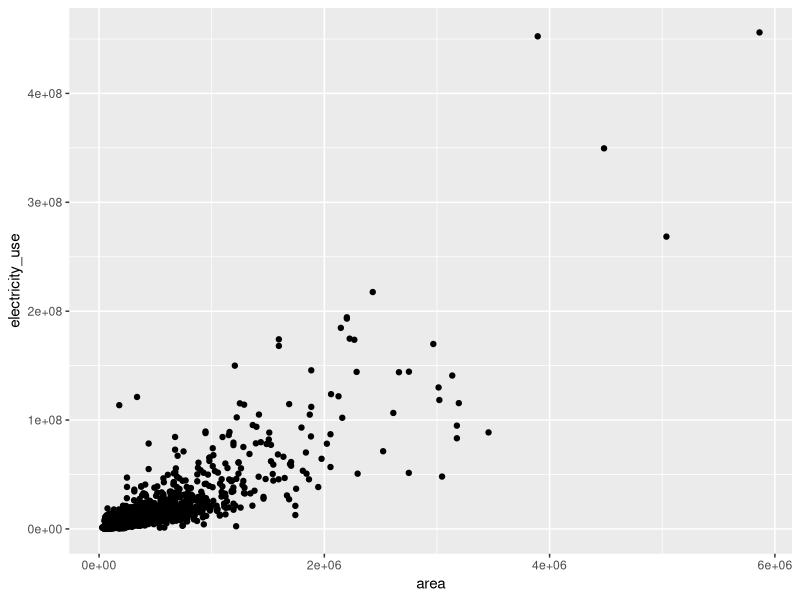
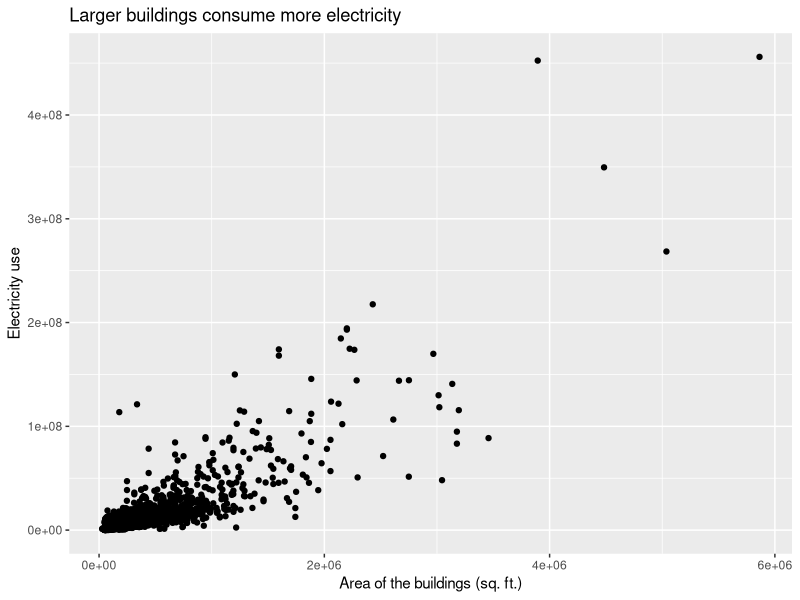
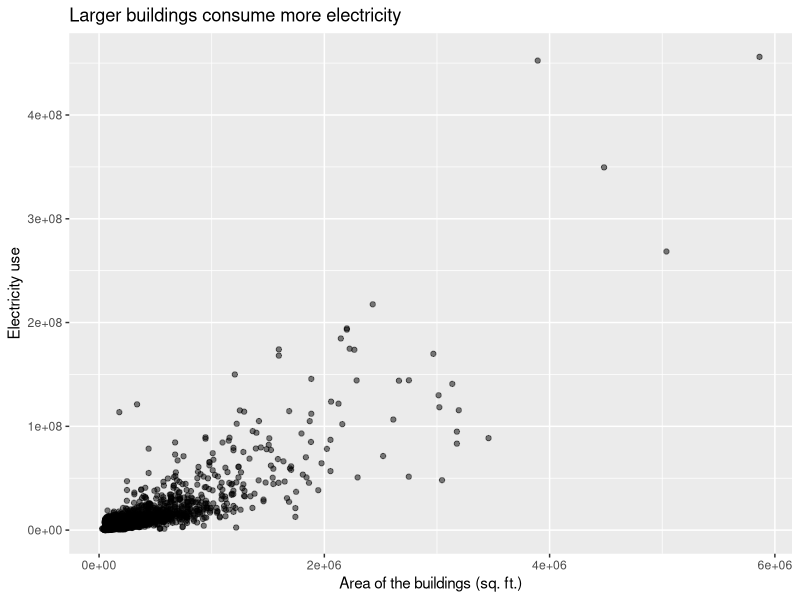
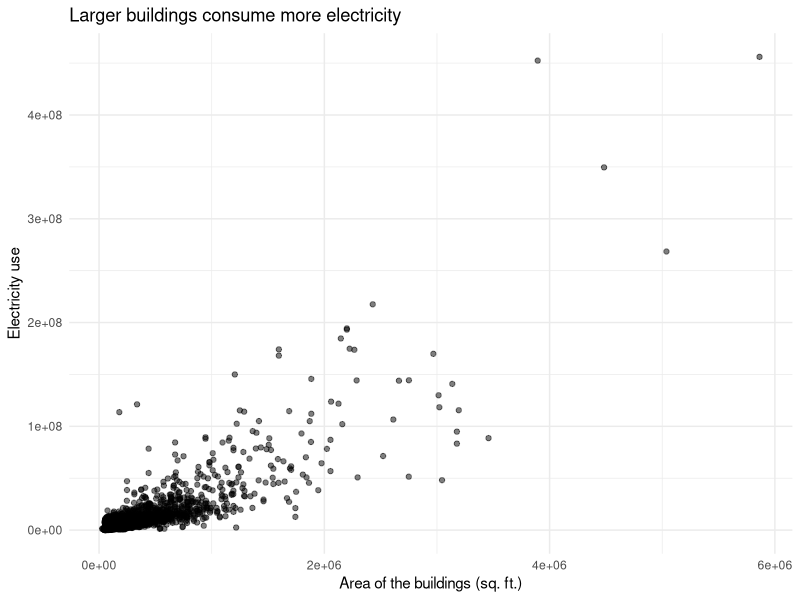
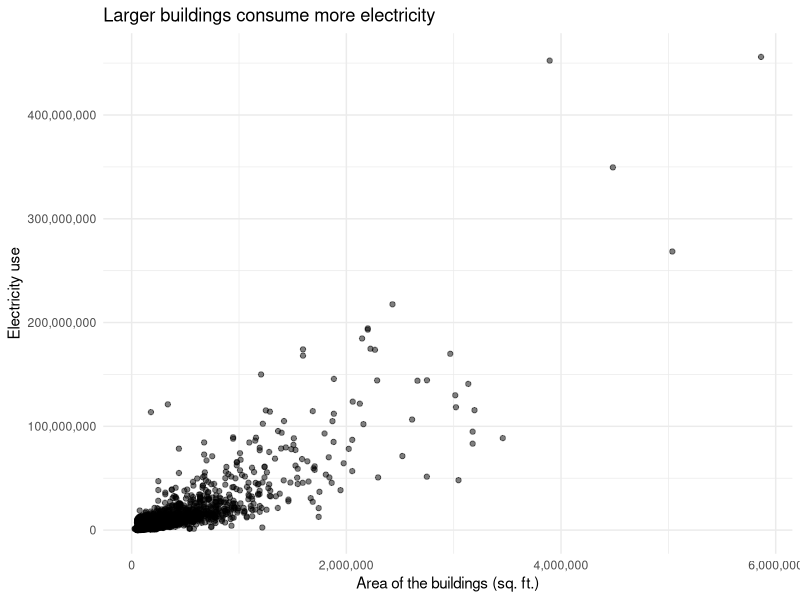
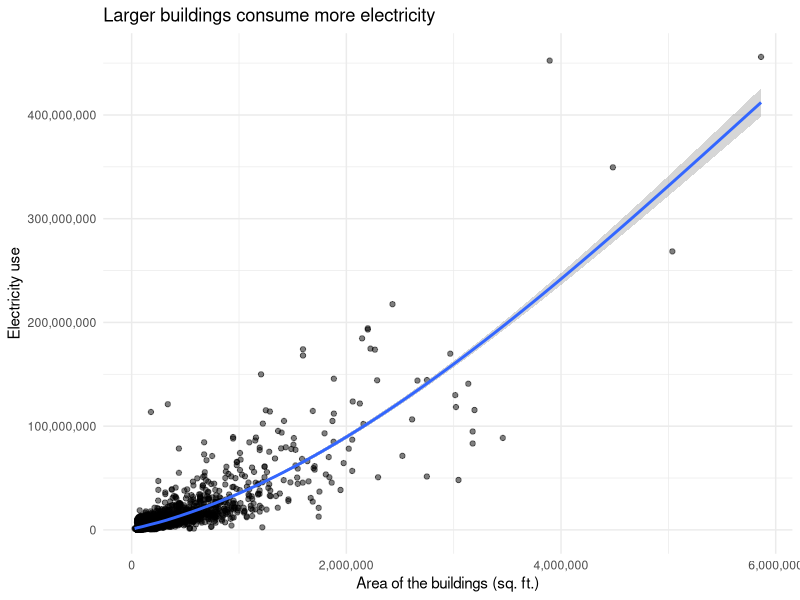
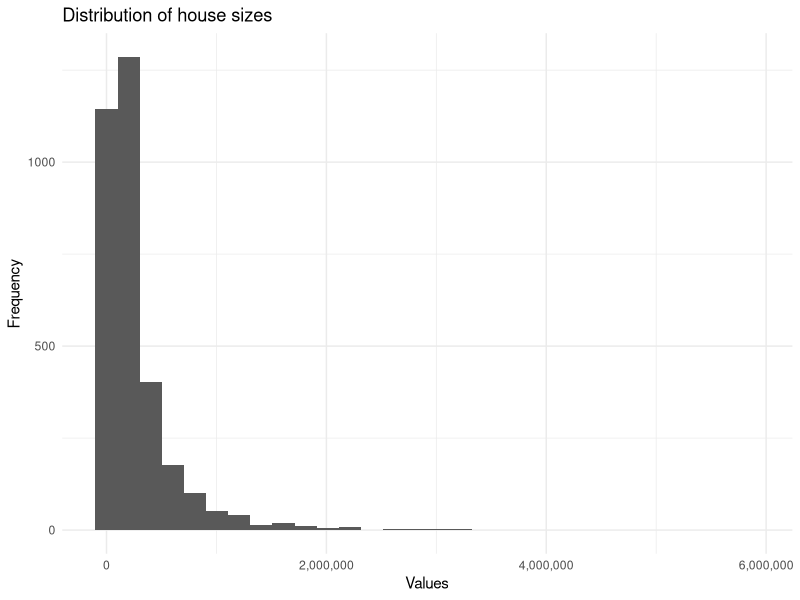
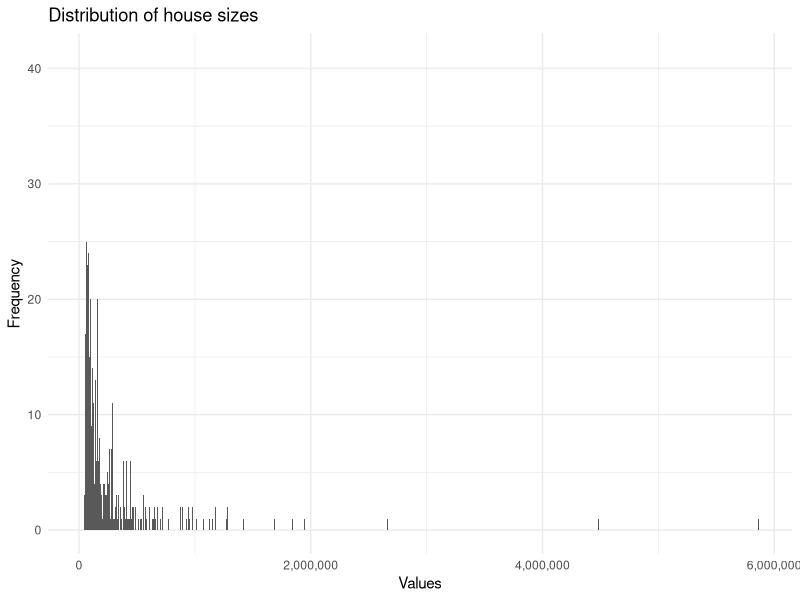

The R source for these figures, in order:
## ---- chunk 1
library(tidyverse)

df <- read_csv("./chicago_benchmarking.csv")
## ---- chunk 2
str(df)
## ---- chunk 3
ggplot(df) +
  aes(x= area, y = electricity_use)+
  geom_point()
## ---- chunk 4
ggplot(df) +
  aes(x= area, y = electricity_use)+
  geom_point()+
  labs(title = "Larger buildings consume more electricity",
       x = "Area of the buildings (sq. ft.)",
       y = "Electricity use")
## ---- chunk 5
p <- ggplot(df) +
  aes(x= area, y = electricity_use)+
  geom_point(alpha=0.5)+ #alpha is for the transparency of the dots
  labs(title = "Larger buildings consume more electricity",
       x = "Area of the buildings (sq. ft.)",
       y = "Electricity use")
## ---- chunk 6
p
## ---- chunk 7
p <- p + theme_minimal()
p
## ---- chunk 8
library(scales)

p  <- p + 
  scale_x_continuous(labels = comma) +
  scale_y_continuous(labels = comma)

p
## ---- chunk 9
p <- p + geom_smooth()
p
## ---- chunk 10
ggplot(df, aes(x = area)) +
  geom_histogram() +
  labs(title = "Distribution of house sizes", x = "Values", y = "Frequency") +
  scale_x_continuous(labels = comma) +
  theme_minimal()
## ---- chunk 11
ggplot(df, aes(x = area)) +
  geom_histogram(binwidth = 1000) +
  labs(title = "Distribution of house sizes", x = "Values", y = "Frequency") +
  scale_x_continuous(labels = comma) +
  theme_minimal()
## ---- chunk 12
ggplot(df %>% filter(area < 500000), aes(x = area)) +
  geom_histogram(binwidth = 1000) +
  labs(title = "Distribution of house sizes", x = "Values", y = "Frequency") +
  scale_x_continuous(labels = comma) +
  theme_minimal()
## ---- chunk 13
# Create a box plot for the mpg column
ggplot(df, aes(x = "", y = area)) +
  geom_boxplot() +
  labs(title = "Box Plot of area", x = "", y = "area")

## ---- chunk 14
bldg_zip_df <- df |>
  group_by(zip_code) %>% 
  summarise(num_buildings = n())
## ---- chunk 15
ggplot(bldg_zip_df , aes(x = zip_code, y = num_buildings)) + 
  geom_bar(stat = "identity") +
  labs(title = "Number of buildings in each zipcode",
       x = "zip code",
       y = "number of houses") +
  theme_void()
## ---- chunk 16
ggplot(bldg_zip_df , aes(x = reorder(zip_code, num_buildings), y = num_buildings)) + 
  geom_bar(stat = "identity") +
  labs(title = "Number of buildings in each zipcode",
       x = "zip code",
       y = "number of buildings") +
  theme_minimal()+
  coord_flip() #flips the chart from vertical to horizontal
## ---- chunk 17
p <- bldg_zip_df |> 
  top_n(20, num_buildings) |> 
  mutate(zip_code = reorder(zip_code, num_buildings)) |>
  ggplot(aes(x = zip_code, y = num_buildings)) + 
  geom_bar(stat = "identity", fill = 'steelblue') +
  labs(title = "Number of buildings in each zipcode",
       x = "zip code",
       y = "number of buildings") +
  theme_minimal()+
  coord_flip()
p
## ---- chunk 18
p + geom_text(aes(label = num_buildings), hjust = -0.1)  # add labels
## ---- chunk 19
# Define the parameters for the polar rose
k <- 7
n <- 1000

# Create a sequence of angles from 0 to 2pi
theta <- seq(0, 2 * pi, length.out = n)

# Create the polar rose
r <- sin(k * theta)
x <- r * cos(theta)
y <- r * sin(theta)

# Create a data frame with the x and y coordinates
data <- data.frame(x = x, y = y)

# Create the plot
ggplot(data, aes(x = x, y = y)) +
  geom_path(color = "steelblue", size = 1) +
  theme_void() +
  coord_fixed()
## ---- chunk 20
df2 <- df |> 
  filter(year == 2020) |> 
  filter(zip_code == c(60611, 60610))

df2
## ---- chunk 21
ggplot(df2, aes(x = as.factor(zip_code), y = area)) +
  geom_violin() +
  stat_summary(fun.y=mean, geom="point", size=2) + #add mean
  stat_summary(fun.y=median, geom="point", size=2, color="red") # add median
## ---- chunk 22
ggplot(df2, aes(x = as.factor(zip_code), y = area)) +
  geom_boxplot() 
